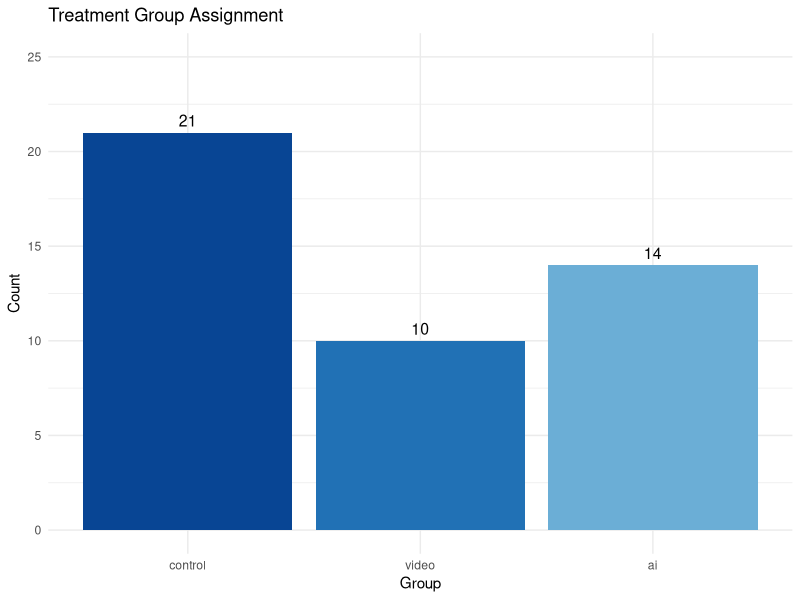
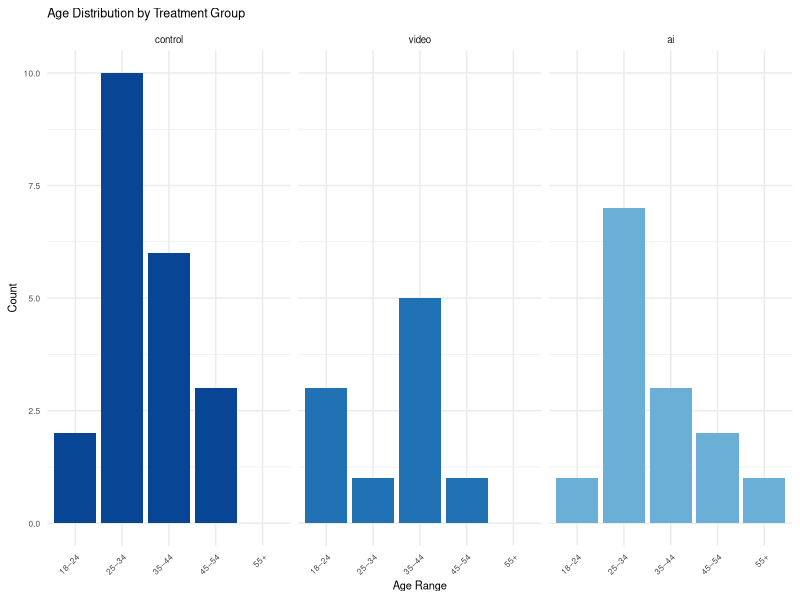
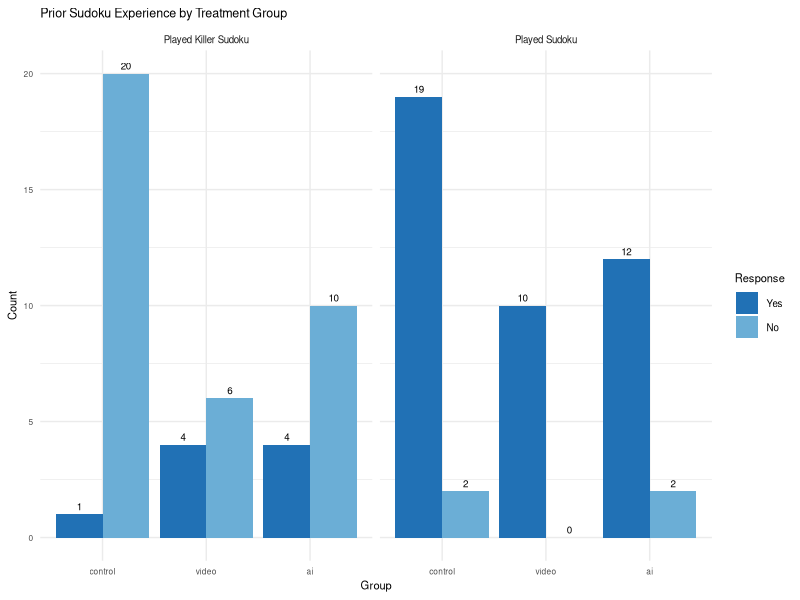
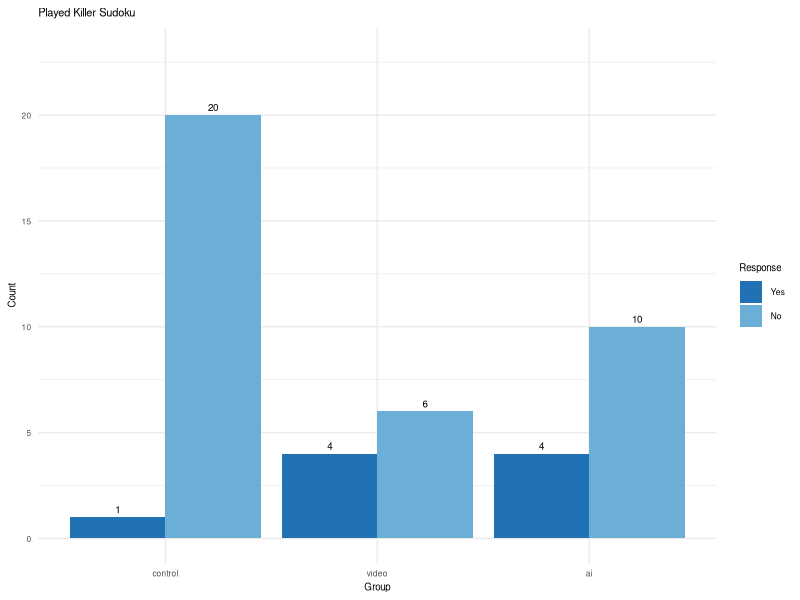
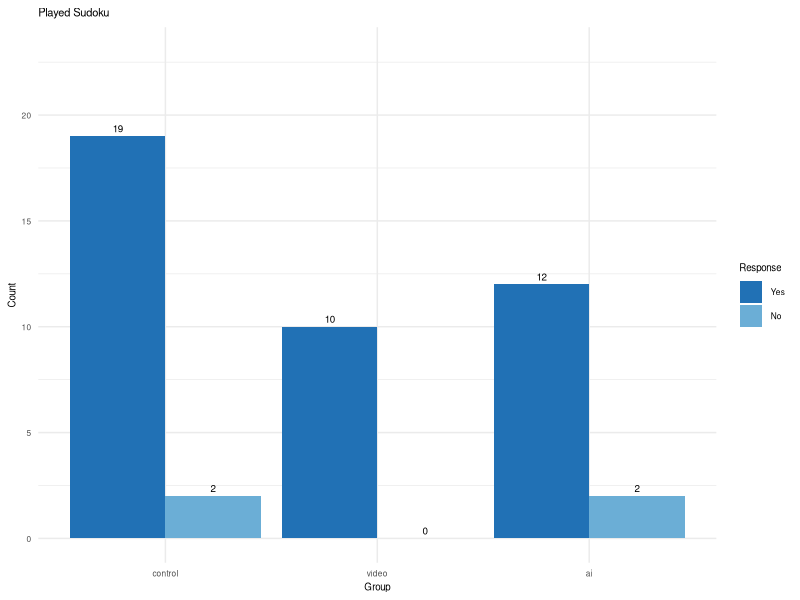
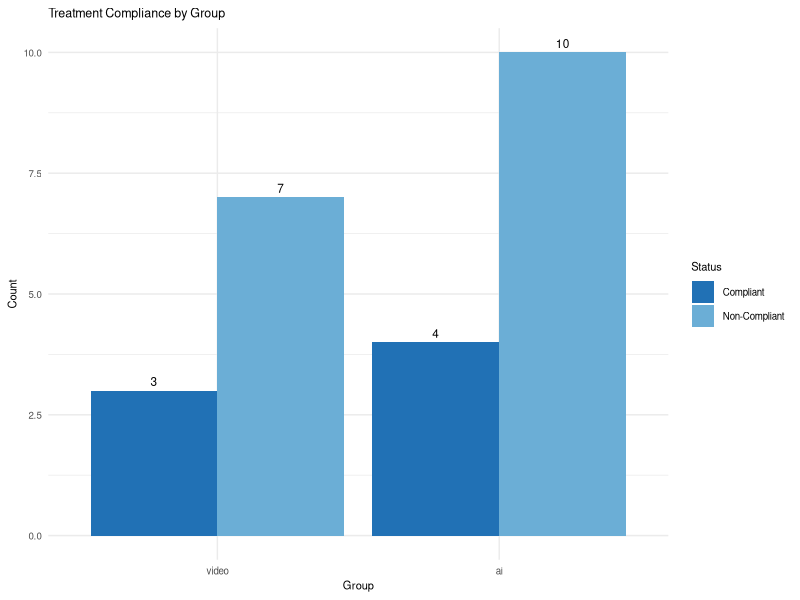
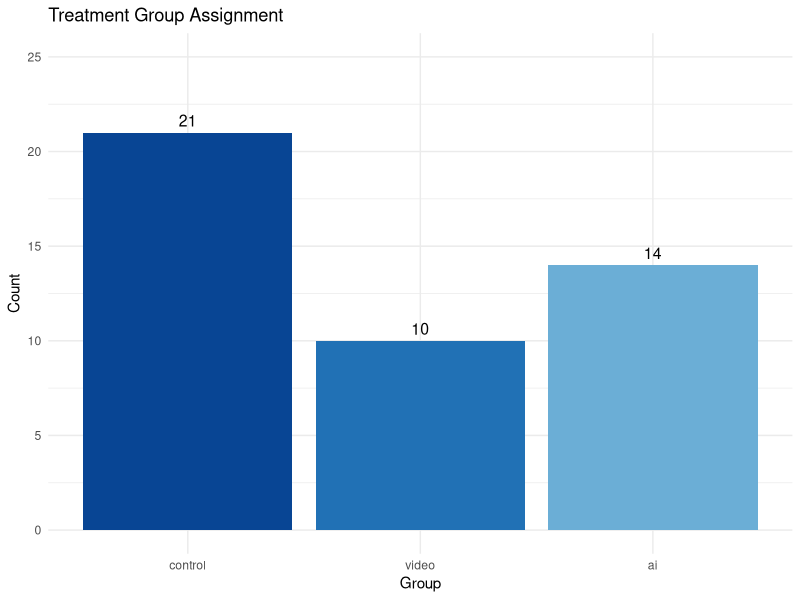
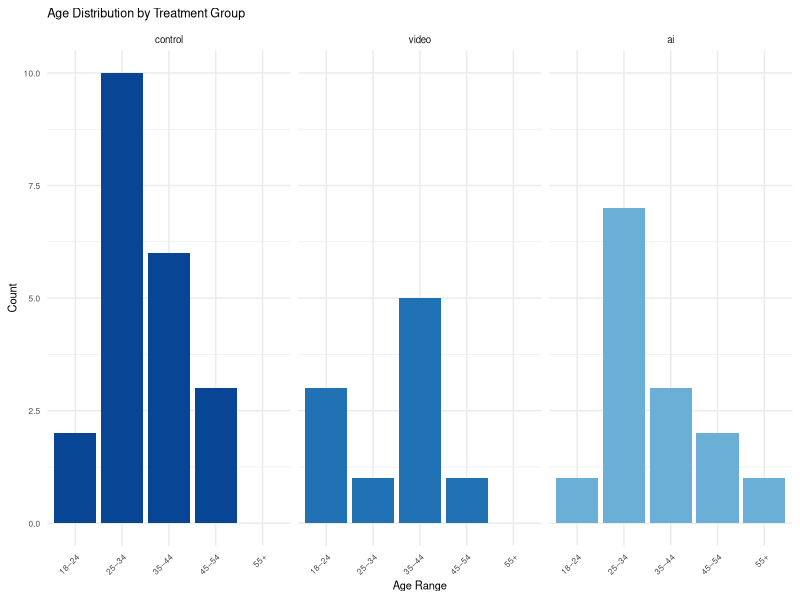

Source code (R) for these figures, in order:
library(dplyr)
library(tidyverse)
library(knitr)
library(readr)
library(ggplot2)

height = 4
width = 3.5

df <- read_csv("./data/raw/killer_sudoku_experiment_raw.csv") |>
  mutate(
    group = factor(group, levels = c("control", "video", "ai")),
    completed = puzzle2Correct == TRUE
  )
  

cov_summary <- df |>
  group_by(group) |>
  summarise(
    N = as.character(n()),
    `Age 18-24 (%)` = as.character(round(mean(ageRange == "18\u201324", na.rm=TRUE)*100, 1)),
    `Age 25-34 (%)` = as.character(round(mean(ageRange == "25\u201334", na.rm=TRUE)*100, 1)),
    `Age 35-44 (%)` = as.character(round(mean(ageRange == "35\u201344", na.rm=TRUE)*100, 1)),
    `Age 45-54 (%)` = as.character(round(mean(ageRange == "45\u201354", na.rm=TRUE)*100, 1)),
    `Age 55+ (%)` = as.character(round(mean(ageRange == "55+", na.rm=TRUE)*100, 1)),
    `Played Sudoku: Yes (%)` = as.character(round(mean(playedSudoku == "Yes", na.rm=TRUE)*100, 1)),
    `Played Killer Sudoku: Yes (%)` = as.character(round(mean(playedKillerSudoku == "Yes", na.rm=TRUE)*100, 1))
  ) |>
  pivot_longer(-group, names_to = "Covariate", values_to = "value") |>
  pivot_wider(names_from = group, values_from = value)

cov_summary

## Summary chart of assignment to treatment group
df |>
  count(group) |>
  ggplot(aes(x = group, y = n, fill = group)) +
  geom_bar(stat = "identity") +
  scale_fill_manual(values = c("control" = "#084594", "video" = "#2171b5", "ai" = "#6baed6")) +
  labs(title = "Treatment Group Assignment", x = "Group", y = "Count") +
  ylim(0, 25) +
  geom_text(aes(label = n), vjust = -0.5, size = 4) +
  theme_minimal() +
  theme(legend.position = "none")

ggsave("./output/group_assignment.png", width = width, height = height, dpi = 300)


## Covariate balance table
## Age distribution - faceted histogram
ggplot(df, aes(x = ageRange, fill = group)) +
  geom_bar(position = "dodge") +
  facet_wrap(~group) +
  scale_fill_manual(values = c("control" = "#084594", "video" = "#2171b5", "ai" = "#6baed6")) +
  labs(title = "Age Distribution by Treatment Group", x = "Age Range", y = "Count") +
  theme_minimal() +
  theme(
    legend.position = "none",
    axis.text.x = element_text(size = 6, angle = 45, hjust = 1),
    axis.text.y = element_text(size = 6),
    axis.title = element_text(size = 8),
    strip.text = element_text(size = 7),
    plot.title = element_text(size = 9)
  )
ggsave("./output/age_distribution.png", width = width, height = height, dpi = 300)

## Previous experience
df |>
  pivot_longer(cols = c(playedSudoku, playedKillerSudoku),
               names_to = "Variable", values_to = "Response") |>
  mutate(Response = factor(Response, levels = c("Yes", "No"))) |>
  mutate(Variable = recode(Variable,
                           "playedSudoku" = "Played Sudoku",
                           "playedKillerSudoku" = "Played Killer Sudoku")) |>
  group_by(group, Variable, Response) |>
  summarise(n = n(), .groups = "drop") |>
  complete(group, Variable, Response, fill = list(n = 0)) |>
  ggplot(aes(x = group, y = n, fill = Response)) +
  geom_bar(stat = "identity", position = "dodge") +
  facet_wrap(~Variable) +
  scale_fill_manual(values = c("Yes" = "#2171b5", "No" = "#6baed6")) +
  labs(title = "Prior Sudoku Experience by Treatment Group", x = "Group", y = "Count") +
  geom_text(aes(label = n), 
            position = position_dodge(width = 0.9), 
            vjust = -0.5, size = 2.5) +
  theme_minimal() +
  theme(
    axis.text.x = element_text(size = 6),
    axis.text.y = element_text(size = 6),
    axis.title = element_text(size = 8),
    strip.text = element_text(size = 7),
    plot.title = element_text(size = 9),
    legend.text = element_text(size = 7),
    legend.title = element_text(size = 8)
  )


## previous experience broken into smaller charts
# Smaller chart - killer sudoku
df |>
  mutate(playedKillerSudoku = factor(playedKillerSudoku, levels = c("Yes", "No"))) |>
  group_by(group, playedKillerSudoku) |>
  summarise(n = n(), .groups = "drop") |>
  complete(group, playedKillerSudoku, fill = list(n = 0)) |>
  ggplot(aes(x = group, y = n, fill = playedKillerSudoku)) +
  geom_bar(stat = "identity", position = "dodge") +
  geom_text(aes(label = n), position = position_dodge(width = 0.9), vjust = -0.5, size = 2.5) +
  scale_fill_manual(values = c("Yes" = "#2171b5", "No" = "#6baed6")) +
  labs(title = "Played Killer Sudoku", x = "Group", y = "Count", fill = "Response") +
  ylim(0, 23) +
  theme_minimal() +
  theme(
    axis.text = element_text(size = 6),
    axis.title = element_text(size = 7),
    plot.title = element_text(size = 8),
    legend.text = element_text(size = 6),
    legend.title = element_text(size = 7)
  )

ggsave("./output/killer_sudoku_exp.png", width = 3.5, height = 2, dpi = 300)

# Smaller chart - Played Sudoku
df |>
  mutate(playedSudoku = factor(playedSudoku, levels = c("Yes", "No"))) |>
  group_by(group, playedSudoku) |>
  summarise(n = n(), .groups = "drop") |>
  complete(group, playedSudoku, fill = list(n = 0)) |>
  ggplot(aes(x = group, y = n, fill = playedSudoku)) +
  geom_bar(stat = "identity", position = "dodge") +
  geom_text(aes(label = n), position = position_dodge(width = 0.9), vjust = -0.5, size = 2.5) +
  scale_fill_manual(values = c("Yes" = "#2171b5", "No" = "#6baed6")) +
  labs(title = "Played Sudoku", x = "Group", y = "Count", fill = "Response") +
  ylim(0, 23) +
  theme_minimal() +
  theme(
    axis.text = element_text(size = 6),
    axis.title = element_text(size = 7),
    plot.title = element_text(size = 8),
    legend.text = element_text(size = 6),
    legend.title = element_text(size = 7)
  )

ggsave("./output/sudoku_exp.png", width = 3.5, height = 2, dpi = 300)


## Compliance check

df <- df |>
  mutate(compliant = case_when(
    group == "video" ~ puzzle1ElapsedSeconds >= 279,
    group == "ai"    ~ aiMessageCount > 0,
    group == "control" ~ NA
  ))

df |>
  filter(group != "control") |>
  group_by(group, compliant) |>
  summarise(n = n(), .groups = "drop") |>
  mutate(compliant = ifelse(compliant, "Compliant", "Non-Compliant")) |>
  ggplot(aes(x = group, y = n, fill = compliant)) +
  geom_bar(stat = "identity", position = "dodge") +
  scale_fill_manual(values = c("Compliant" = "#2171b5", "Non-Compliant" = "#6baed6")) +
  geom_text(aes(label = n), position = position_dodge(width = 0.9), vjust = -0.5, size = 3) +
  labs(title = "Treatment Compliance by Group", x = "Group", y = "Count", fill = "Status") +
  theme_minimal() +
  theme(
    axis.text = element_text(size = 7),
    axis.title = element_text(size = 8),
    plot.title = element_text(size = 9),
    legend.text = element_text(size = 7),
    legend.title = element_text(size = 8)
  )

ggsave("/Users/davidschaaf/MIDS/CausalInference241/mids_241_experiment/output/compliance.png", 
       width = 4.5, height = 3.5, dpi = 300)
